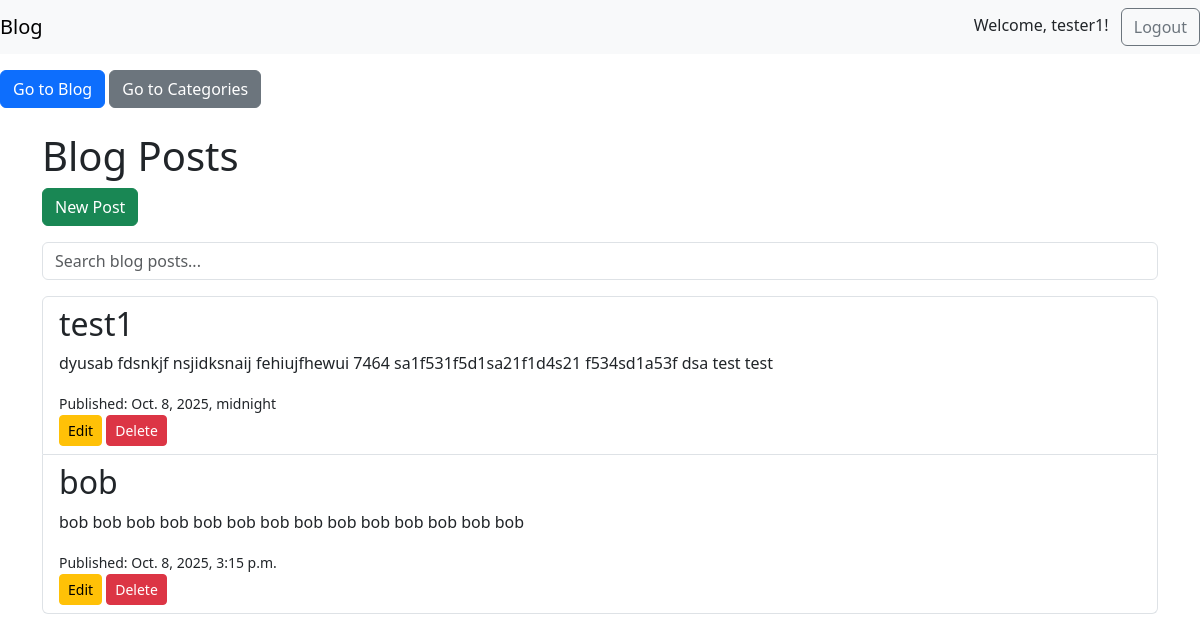
The app's page /blog/ (signed in), older data.
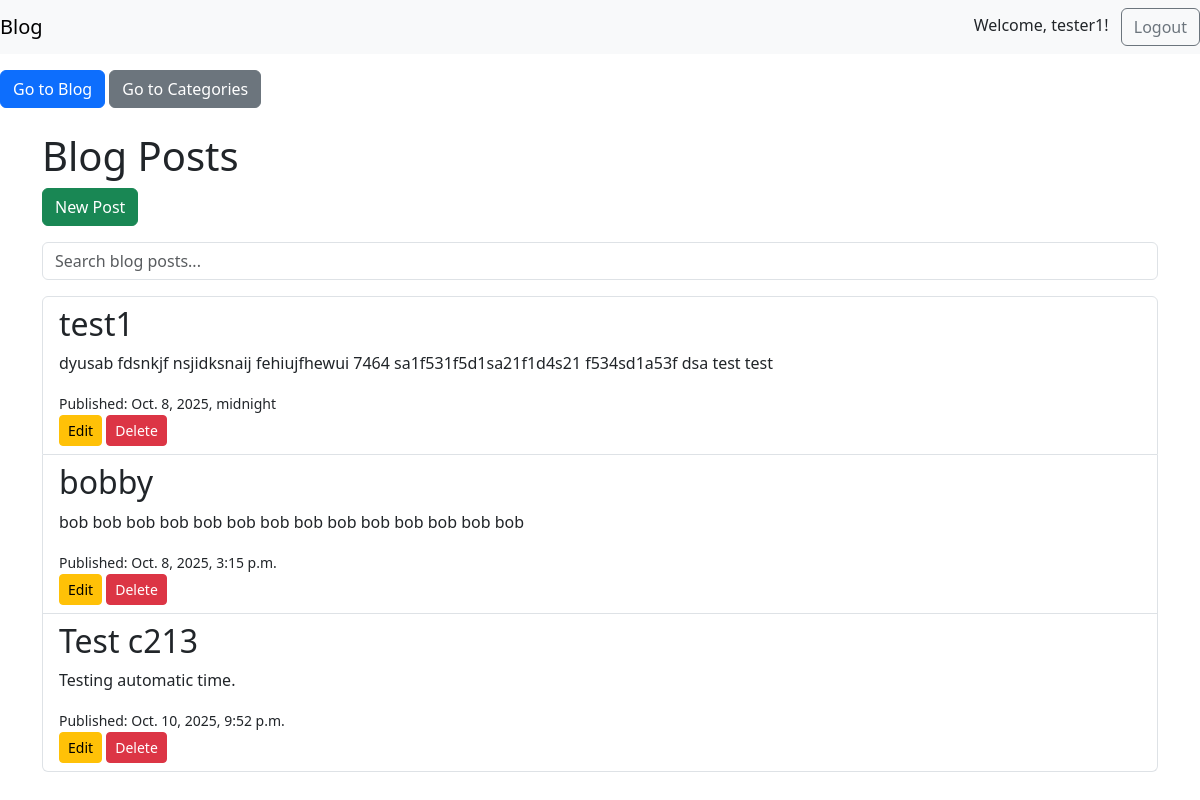
The same page, newer data.
### myblog/models.py (models this page shows, shortened)
class BlogPost(models.Model):
    title = models.CharField(max_length=200)
    content = models.TextField()
    published_date = models.DateTimeField(auto_now_add=True)
    author = models.ForeignKey(User, on_delete=models.CASCADE)
    category = models.ForeignKey(Category, on_delete=models.SET_NULL, null=True)
    tags = models.ManyToManyField('Tag', blank=True)

### myblog/views.py (the view)
# urls.py: path('blog/', BlogPostListView.as_view(), name='blog_list'),
class BlogPostListView(LoginRequiredMixin, ListView):
    model = BlogPost
    template_name = 'myblog/blog_view.html'
    context_object_name = 'posts'
    def get_queryset(self):
        queryset = super().get_queryset()
        query = self.request.GET.get('q')  # Get the search query from the request
        if query:
            queryset = queryset.filter(title__icontains=query)  # Filter by title
        return queryset
    def render_to_response(self, context, **response_kwargs):
        if self.request.headers.get('HX-Request'):  # Check if the request is from HTMX
            return render(self.request, 'myblog/partials/blog_list.html', context)
        return super().render_to_response(context, **response_kwargs)

### myblog/templates/myblog/blog_view.html (shortened to what this page needs)
<!DOCTYPE html>
<html lang="en" hx-debug="true">
<head>
    <link rel="stylesheet" href="https://cdn.jsdelivr.net/npm/bootstrap@5.3.3/dist/css/bootstrap.min.css">
</head>
<body>
    <nav class="navbar navbar-light bg-light" role="navigation">
        <span class="navbar-brand mb-0 h1">Blog</span>
        <div>
            {% if user.is_authenticated %}
            <span>Welcome, {{ user.username }}!</span>
            <form method="post" action="{% url 'logout' %}" style="display: inline;">
                <button type="submit" class="btn btn-outline-secondary ms-2" aria-label="Logout">Logout</button>
            </form>
            {% else %}
            <a href="{% url 'login' %}" class="btn btn-outline-primary" aria-label="Login">Login</a>
            {% endif %}
        </div>
    </nav>
    <nav class="mt-3">
        <a href="{% url 'blog_list' %}" class="btn btn-primary">Go to Blog</a>
        <a href="{% url 'category_list' %}" class="btn btn-secondary">Go to Categories</a>
    </nav>
    <main class="container mt-4" aria-label="Blog Posts" role="main">
        <h1 id="blog-posts-heading">Blog Posts</h1>
        {% if perms.myblog.add_blogpost %}
        <a href="{% url 'blog_create' %}" class="btn btn-success mb-3" aria-label="Create New Post">New Post</a>
        {% endif %}
        <input type="text" class="form-control mb-3" placeholder="Search blog posts..."
               name="q"
               hx-get="{% url 'blog_list' %}"
               hx-trigger="keyup changed delay:500ms"
               hx-target="ul.list-group"
               hx-swap="outerHTML"
               hx-push-url="true"
               hx-indicator=".htmx-indicator"
               aria-label="Search blog posts">
        <ul class="list-group" id="blog-posts" aria-live="polite" aria-labelledby="blog-posts-heading">
            {% for post in posts %}
            <li class="list-group-item" aria-labelledby="post-title-{{ post.pk }}">
                <h2 id="post-title-{{ post.pk }}">{{ post.title }}</h2>
                <p>{{ post.content }}</p>
                <small>Published: {{ post.published_date }}</small>
                <div>
                    {% if perms.myblog.change_blogpost %}
                    <a href="{% url 'blog_edit' post.pk %}" class="btn btn-sm btn-warning"
                       hx-get="{% url 'blog_edit' post.pk %}"
                       hx-target="closest li"
                       hx-swap="outerHTML"
                       aria-label="Edit {{ post.title }}">Edit</a>
                    {% endif %} {% if perms.myblog.delete_blogpost %}
                    <a href="{% url 'blog_delete' post.pk %}" class="btn btn-sm btn-danger" aria-label="Delete {{ post.title }}">Delete</a>
                    {% endif %}
                </div>
            </li>
            {% empty %}
            <li class="list-group-item" aria-label="No blog posts available">No blog posts available.</li>
            {% endfor %}
        </ul>
    </main>
</body>
</html>

Row changes from the older to the newer data that the page shows:
changed BlogPost "bob bob bob bob bob bob bob bob bob bob bob bob bob bob": title "bob" → "bobby"
added BlogPost: title "Test c213", content "Testing automatic time.", published_date "Oct. 10, 2025, 9:52 p.m."
